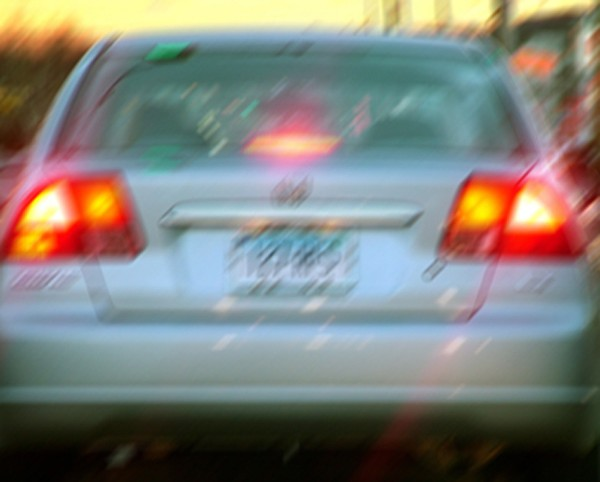
//> input picture Resources/licenseplate_motion.jpg, 600 x 482 px
$ ./main ../../../Resources/licenseplate_motion.jpg   (built with g++ and OpenCV 4)
//> lines starting //> are read from the running program, lines starting //| are printed output that depends on the picture
### Samples/Noise/noise.hpp
/*
 * Image Noise ver 1.0
 *
 * This library is to be used to add specific noise to
 * images in the OpenCv framework.
 *
 * Implementation is only for float numbers,
 * so the images must be rescaled
 *
 * Also it work only with one image plane,
 * so color images must be treated plane by plane
 *
 * Noise generated:
 * - Salt and Pepper
 * - Gaussian
 * - Poisson
 * - Speckle
 *
 * Implementation of the noise functions is the same
 * as in the Matlab function imnoise with minor changes.
 * Read the description of the functions
 * for more information.
 *
 * Created by Vladislav Antonov
 * October 2011
 */

#pragma once

#include <opencv2/core/core.hpp>
#include <opencv2/highgui/highgui.hpp>

/*
 * Gaussian distribution, taken from GSL
 * sigma i the standard deviation
 * mean is zero - add value if required
 */
double gaussian(const double sigma);

/*
 * This function generates
 * Possion distribution,
 * via the Knuth's algorithm
 */
double poisson(const double lambda);

/*
 * Generates salt and pepper noise
 * pr - part of the image to be affected
 */

void SPnoise(cv::Mat &imgc, float pr = 0.05);

/*
 * Adds Gaussian noise with:
 * mean - mean value
 * stdev - standard deviation
 */
void Gnoise(cv::Mat &imgc, float mean = 0, float stdev = 0.01);

/*
 * Adds zero mean Gaussian noise with
 * variance, defined for each pixel by:
 * imgm
 * and mean=0
 */
void LVnoise(cv::Mat &imgc, cv::Mat &imgm);

/*
 * Adds zero mean Gaussian noise with
 * zero mean and variance, defined
 * for each pixel by a function of its intensity.
 *
 * This function should be defined
 * in the code of the program.
 */
void LV1noise(cv::Mat &imgc, float (*ptLV1f)(float));

/*
 * Adds Poisson noise with
 * scaling of pixel values:
 * scl - should be defined
 * to suit user needs
 */
void Pnoise(cv::Mat &imgc, float scl = 255);

/*
 * Generates multiplicative uniform noise
 * with mean=0 and variance:
 * stdev
 * which is applied to image as follows:
 * I=I+I*noise
 */
void SPEnoise(cv::Mat &imgc, float stdev = 0.04);

/*
 * Adds uniform noise, with:
 * v - intensity
 * pr - part of the image to be affected
 */

void Unoise(cv::Mat &imgc, float pr, float v = 1.0);

### Samples/Noise/noise.cpp
#include "noise.hpp"

double gaussian(const double sigma) {
  double x, y, r2;
  do {
    /* choose x,y in uniform square (-1,-1) to (+1,+1) */
    x = rand();
    y = rand();
    x /= RAND_MAX;
    y /= RAND_MAX;
    x = -1.0 + 2.0 * x;
    y = -1.0 + 2.0 * x;

    /* see if it is in the unit circle */
    r2 = x * x + y * y;
  } while (r2 > 1.0 || r2 == 0);

  /* Box-Muller transform */
  return sigma * y * sqrt(-2.0 * log(r2) / r2);
}

// [16 lines left out: function poisson, not called in this run]

void SPnoise(cv::Mat &imgc, float pr) {
  int row, col;   // row and column
  float rn, rn1;  // for random generator

  srand(time(0));  // initialize random number generator

  for (int row = 0; row < imgc.rows; row++) {
    for (int col = 1; col < imgc.cols; col++) {
      rn = rand();
      rn /= RAND_MAX;
      rn1 = rand();
      rn1 /= RAND_MAX;
      if (rn < pr)
        if (rn1 < 0.5) {
          ((float *)(imgc.data + row * imgc.step))[col] = 0.0;
        } else {
          ((float *)(imgc.data + row * imgc.step))[col] = 1.0;
        }
    }
  }
}

void Gnoise(cv::Mat &imgc, float mean, float stdev) {
  int row, col;  // row and column

  srand(time(0));  // initialize random number generator

  for (int row = 0; row < imgc.rows; row++) {
    for (int col = 1; col < imgc.cols; col++) {
      ((float *)(imgc.data + row * imgc.step))[col] += gaussian(stdev) + mean;
    }
  }
}

// [42 lines left out: functions LVnoise, LV1noise, Pnoise, not called in this run]

void SPEnoise(cv::Mat &imgc, float stdev) {
  int row, col;  // row and column
  float rn;      // for random generator

  srand(time(0));  // initialize random number generator

  for (int row = 0; row < imgc.rows; row++) {
    for (int col = 1; col < imgc.cols; col++) {
      rn = rand();
      rn /= RAND_MAX;
      ((float *)(imgc.data + row * imgc.step))[col] +=
          rn * stdev * ((float *)(imgc.data + row * imgc.step))[col];
    }
  }
}

void Unoise(cv::Mat &imgc, float pr, float v) {
  int row, col;   // row and column
  float rn, rn1;  // for the random generator

  srand(time(0));  // initialize random number generator

  for (int row = 0; row < imgc.rows; row++) {
    for (int col = 1; col < imgc.cols; col++) {
      rn = rand();
      rn /= RAND_MAX;
      rn1 = rand();
      rn1 /= RAND_MAX;
      if (rn < pr) {
        ((float *)(imgc.data + row * imgc.step))[col] += rn1 * v;
      }
    }
  }
}

### Samples/Noise/rlnoise1/main.cpp
/*
 * Simple program to create
 * space variant motion blurr
 * Richardson Lucy algorithm
 * with partial sums
 * and noise is added
 * various regularization techniques
 * are tested and presented
 */

#include <iostream>
#include <opencv2/core/core.hpp>
#include <opencv2/core/mat.hpp>
#include <opencv2/highgui/highgui.hpp>
#include <opencv2/imgproc/imgproc.hpp>

#include "noise.hpp"

using namespace std;

// parameters of the noise
//  Gaussian: st. dev., mean; Uniform noise deviation; Salt'n'Pepper part;
//  Poisson noise coefficient; Specle noise coefficient
int pos_n1 = 0, pos_n2 = 0, pos_n3 = 0, pos_n4 = 0, pos_n5 = 0, pos_n6 = 0;

// [19 lines left out: function Ximgset, not called in this run]

void FGet2D(const cv::Mat &Y, int k, int i, float *re, float *im) {
  int x, y;                       // pixel coordinates of Re Y(i,k).
  float *Yptr = (float *)Y.data;  // pointer to Re Y(i,k)
  int stride = Y.step / sizeof(float);

  if (k == 0 || k * 2 == Y.cols) {
    x = (k == 0 ? 0 : Y.cols - 1);
    if (i == 0 || i * 2 == Y.rows) {
      y = i == 0 ? 0 : Y.rows - 1;
      *re = Yptr[y * stride + x];
      *im = 0;
    } else if (i * 2 < Y.rows) {
      y = i * 2 - 1;
      *re = Yptr[y * stride + x];
      *im = Yptr[(y + 1) * stride + x];
    } else {
      y = (Y.rows - i) * 2 - 1;
      *re = Yptr[y * stride + x];
      *im = Yptr[(y + 1) * stride + x];
    }
  } else if (k * 2 < Y.cols) {
    x = k * 2 - 1;
    y = i;
    *re = Yptr[y * stride + x];
    *im = Yptr[y * stride + x + 1];
  } else {
    x = (Y.cols - k) * 2 - 1;
    y = i;
    *re = Yptr[y * stride + x];
    *im = Yptr[y * stride + x + 1];
  }
}

void FSet2D(cv::Mat &Y, int k, int i, float *re, float *im) {
  int x, y;                       // pixel coordinates of Re Y(i,k).
  float *Yptr = (float *)Y.data;  // pointer to Re Y(i,k)
  int stride = Y.step / sizeof(float);

  if (k == 0 || k * 2 == Y.cols) {
    x = k == 0 ? 0 : Y.cols - 1;
    if (i == 0 || i * 2 == Y.rows) {
      y = i == 0 ? 0 : Y.rows - 1;
      Yptr[y * stride + x] = *re;
    } else if (i * 2 < Y.rows) {
      y = i * 2 - 1;
      Yptr[y * stride + x] = *re;
      Yptr[(y + 1) * stride + x] = *im;
    } else {
      y = (Y.rows - i) * 2 - 1;
      Yptr[y * stride + x] = *re;
      Yptr[(y + 1) * stride + x] = *im;
    }
  } else if (k * 2 < Y.cols) {
    x = k * 2 - 1;
    y = i;
    Yptr[y * stride + x] = *re;
    Yptr[y * stride + x + 1] = *im;
  } else {
    x = (Y.cols - k) * 2 - 1;
    y = i;
    Yptr[y * stride + x] = *re;
    Yptr[y * stride + x + 1] = *im;
  }
}

void ksetMoveXY(cv::Mat &kernel, int x, int y, int x0 = 0, int y0 = 0) {
  cv::Scalar ksum;

  kernel = 0;
  cv::line(kernel, cv::Point(x0 + kernel.cols / 2, y0 + kernel.rows / 2),
           cv::Point(x + kernel.cols / 2, y + kernel.rows / 2), cv::Scalar(1.0),
           1, cv::LINE_AA);
  ksum = cv::sum(kernel);
  kernel = kernel / ksum.val[0];
}

/*
 * Function which introduces
 * blurring kernel on image
 * with periodic boundary conditions
 * kernel is spatially dependent
 */

void BlurrPBCsv(cv::Mat &imga, cv::Mat &imgb, cv::Mat &imgc, int fl = 0) {
  float s1, s2, s3;
  int i, j;

  for (int row = 0; row < imga.rows; row++) {
    // here the kernel is changed
    imgb = 0;
    if (fl == 0)
      ksetMoveXY(imgb, 5.0, 5.0);
    else
      ksetMoveXY(imgb, -5.0, -5.0);

    for (int col = 0; col < imga.cols; col++) {
      s2 = 0;

      for (int row1 = 0; row1 < imgb.rows; row1++) {
        for (int col1 = 0; col1 < imgb.cols; col1++) {
          s1 = ((float *)(imgb.data + row1 * imgb.step))[col1];

          if ((row - row1 + imgb.rows / 2) >= 0) {
            if ((row - row1 + imgb.rows / 2) < (imga.rows)) {
              i = row - row1 + imgb.rows / 2;
            } else {
              i = row - row1 + imgb.rows / 2 - imga.rows + 1;
            }

          } else {
            i = (row - row1 + imgb.rows / 2) + imga.rows - 1;
          }

          if ((col - col1 + imgb.cols / 2) >= 0) {
            if ((col - col1 + imgb.cols / 2) < (imga.cols)) {
              j = col - col1 + imgb.cols / 2;
            } else {
              j = col - col1 + imgb.cols / 2 - imga.cols + 1;
            }

          } else {
            j = (col - col1 + imgb.cols / 2) + imga.cols - 1;
          }

          s3 = ((float *)(imga.data + i * imga.step))[j] * s1;
          s2 += s3;
        }
      }
      ((float *)(imgc.data + row * imgc.step))[col] = s2;
    }
  }
}

/*
 * Total variation calculation
 */

// [41 lines left out: function TotVar, not called in this run]

/*
 * Gradient norm calculation
 */

// [41 lines left out: function GradNorm, not called in this run]

/*
 * Gradient norm calculation
 */

// [41 lines left out: function HLNorm, not called in this run]

/*
 * Function to calculate
 * the standard deviation
 * of the noise
 */

float NoiseDev(const cv::Mat &imga) {
  cv::Mat imgd = cv::Mat(cv::Size(imga.cols, imga.rows), CV_32FC1);
  float re, im, shar, sum;

  shar = 0.8;
  sum = 0.0;
  imgd = imga / 255.0;
  cv::dft(imgd, imgd);
  for (int row = int(shar * imgd.rows / 2); row < (imgd.rows / 2) - 1; row++) {
    for (int col = int(shar * imgd.cols / 2); col < (imgd.cols / 2) - 1;
         col++) {
      FGet2D(imgd, col, row, &re, &im);
      sum += sqrt(re * re + im * im);
    }
  }
  sum /= ((imgd.rows / 2) - int(shar * imgd.rows / 2)) *
         ((imgd.cols / 2) - int(shar * imgd.cols / 2)) *
         sqrt((imgd.rows) * (imgd.cols));
  return (sum);
}

/*
 * Function to calculate
 * the norm of the noise
 */

float NoiseDevN(const cv::Mat &imga) {
  cv::Mat imgd = cv::Mat(cv::Size(imga.cols, imga.rows), CV_32FC1);
  float re, im, shar, sum;

  shar = 0.8;
  sum = 0.0;
  re = 0;
  im = 0;
  imgd = imga / 255.0;
  cv::dft(imgd, imgd);
  for (int row = 0; row < int(shar * imgd.rows / 2); row++) {
    for (int col = 0; col < int(shar * imgd.cols / 2); col++) {
      FSet2D(imgd, col, row, &re, &im);
    }
  }
  cv::dft(imgd, imgd, cv::DFT_INVERSE | cv::DFT_SCALE);
  sum = cv::norm(imgd, cv::NORM_L2);
  return (sum);
}

// initial declaration of trackbar reading function
void GetNois(int pos, void *);

int main(int argc, char *argv[]) {
  cv::Mat img, imgi, img1, img2, img3, img4, img5,
      imgl;  // initial, blurred, kernel, deblurred and noise image, laplace
  cv::Mat imgr1, imgr2, imgr3, imgr4,
      imgr5;  // regularized images: |x|, |grad x|, |Lapl x|, |HLapl x|, TV(x)
  int m = 320, n = 240, ksize;  // image dimensions (QVGA), kernel size
  cv::Mat kernel;               // kernel for blurring
  int it;                       // iteration counter
  const int x1 = 5, y1 = 5;     // Define vector of motion blurr             //
                                // Define vector of motion blurr
  float norm, norm1, norm2, oldnorm, delt;  // norm of the images
  float lambda, gi, step;                   // regularization parameters

  // creates initial image
  if ((argc == 2) &&
      (!(imgi = cv::imread(argv[1], cv::IMREAD_GRAYSCALE)).empty())) {
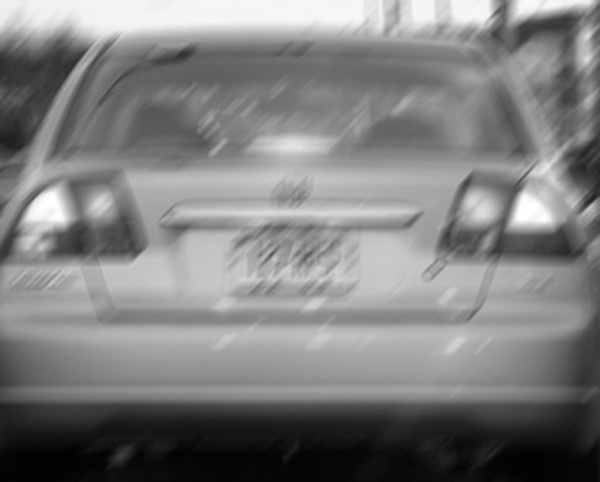
//> imgi: 482 rows x 600 cols, CV_8UC1; min 0, max 255, mean 126.2
    img = cv::Mat(cv::Size(imgi.cols, imgi.rows), CV_32FC1);
    imgi.convertTo(img, CV_32F);
    img = img / 255.0;
  } else {
    img = cv::Mat(cv::Size(m, n), CV_32FC1);
    Ximgset(img);
  }

  img1 = img.clone();
  imgl = img.clone();  // Laplacian image

  cout << "Initial Image Noise Deviation= " << NoiseDev(img) << '\n';
//> the loop in NoiseDev, `for (int row = int(shar * imgd.rows / 2); row < (imgd.rows / 2) - 1; r..` made 48 passes
//> (re, im, sum) on passes 1 to 12: (-0.000869, 1.97e-05, 0.138), (0.000331, -0.00111, 0.285), (0.00161, 0.000332, 0.41), (-0.000454, 0.000815, 0.534), (-0.000146, 0.000294, 0.67), (-0.00041, -0.000769, 0.805), (-5.18e-05, 0.00125, 0.94), (-0.00126, -0.000443, 1.07), (0.0022, 0.00208, 1.21), (0.000372, -0.00309, 1.35), (-0.00243, 0.00189, 1.48), (0.000558, 0.000234, 1.61)
//> after the loop in NoiseDev, `for (int row = int(shar * imgd.rows / 2); row < (imgd.rows / 2) - 1; r..`: re = 1e-05; im = -0.00125; sum = 6.29
//> in NoiseDev, `sum /= ((imgd.rows / 2) - int(shar * imgd.rows / 2)) * ((imgd.cols / 2..`: sum = 3.98e-06
//| Initial Image Noise Deviation= 3.98099e-06
  cout << "Initial Image Noise Norm= " << NoiseDevN(img) << "\n\n";
//> in NoiseDevN, `cv::dft(imgd, imgd, cv::DFT_INVERSE | cv::DFT_SCALE);`:
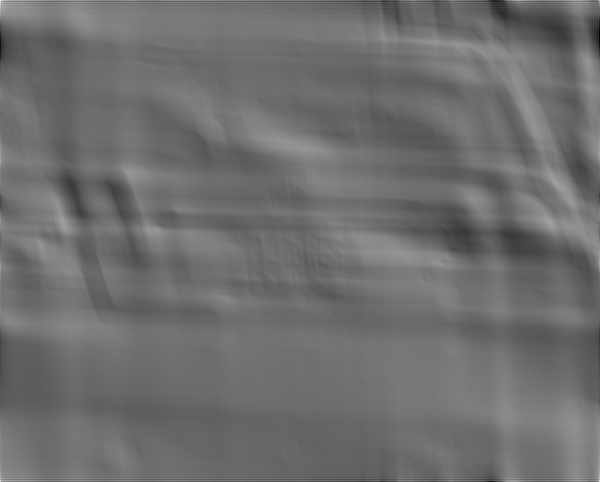
//> imgd: 482 rows x 600 cols, CV_32FC1; min -0.00189, max 0.00247, mean 0; drawn with min black and max white
//> in NoiseDevN, `sum = cv::norm(imgd, cv::NORM_L2);`: sum = 0.123
//| Initial Image Noise Norm= 0.122973

  // createst simple kernel for motion
  ksize = max(abs(x1), abs(y1));

  // creates blurring kernel
  kernel = cv::Mat(cv::Size(2 * ksize + 1, 2 * ksize + 1), CV_32FC1);

  // motion blurr
  // ksetMoveXY(kernel,x1,y1);

  // direct blurring via kernel
  BlurrPBCsv(img, kernel, img1);
//> the loop in BlurrPBCsv, `for (int row = 0; row < imga.rows; row++)` made 482 passes
//> (s2, i, s3) on passes 1 to 3: (0.119, 476, 0.00458), (0.201, 477, 0.00458), (0.287, 478, 0.00458)
//> after the loop in BlurrPBCsv, `for (int row = 0; row < imga.rows; row++)`: s2 = 0.0392; s1 = 0.167; i = 476; j = 594; s3 = 0.00458
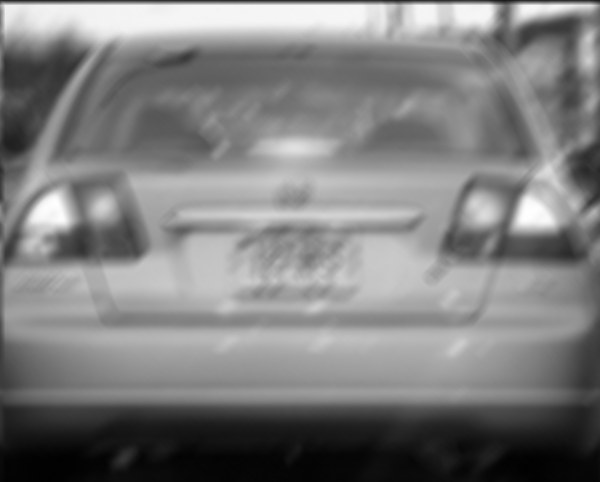
//> img1: 482 rows x 600 cols, CV_32FC1; min 0.00523, max 1, mean 0.495

  cout << "Blurred Image Noise Deviation= " << NoiseDev(img1) << '\n';
//> the loop in NoiseDev (call 2), `for (int row = int(shar * imgd.rows / 2); row < (imgd.rows / 2) - 1; r..` made 48 passes
//> (re, im, sum) on passes 1 to 12: (-0.000231, -0.000363, 0.0271), (0.000481, 0.000231, 0.0559), (-0.000398, 0.000843, 0.0808), (-0.000687, -0.000175, 0.112), (-8.13e-05, -3.48e-05, 0.142), (0.000589, -0.000189, 0.171), (-0.000824, 4.91e-05, 0.202), (9.29e-05, -0.000702, 0.234), (-0.000984, 0.00164, 0.27), (0.00209, -0.000272, 0.311), (-0.00158, -0.00119, 0.352), (-0.000105, 0.000706, 0.39)
//| Blurred Image Noise Deviation= 1.90269e-06
  cout << "Blurred Image Noise Norm= " << NoiseDevN(img1) << "\n\n";
//> in NoiseDevN (call 2), `cv::dft(imgd, imgd, cv::DFT_INVERSE | cv::DFT_SCALE);`:
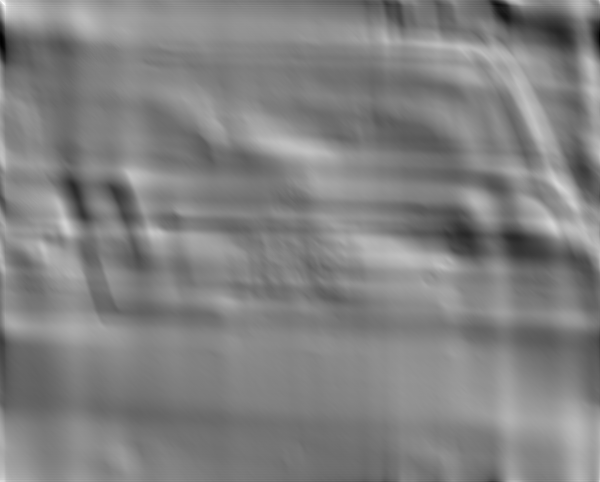
//> imgd: 482 rows x 600 cols, CV_32FC1; min -0.00129, max 0.00125, mean 1.29e-14; drawn with min black and max white
//| Blurred Image Noise Norm= 0.119649

  // displays image
  cv::namedWindow("Initial", cv::WINDOW_AUTOSIZE);
  cv::imshow("Initial", img);
  cv::namedWindow("Blurred", cv::WINDOW_AUTOSIZE);

  cv::namedWindow("Motion Blurr", cv::WINDOW_NORMAL);
  cv::resizeWindow("Motion Blurr", 600, 1);
  cv::createTrackbar("Gaussian noise dev., % ", "Motion Blurr", &pos_n1, 100,
                     GetNois);
  cv::createTrackbar("Gaussian noise mean, % ", "Motion Blurr", &pos_n2, 100,
                     GetNois);
  cv::createTrackbar("Uniform noise dev, % ", "Motion Blurr", &pos_n3, 100,
                     GetNois);
  cv::createTrackbar("Bad Pixels, o/oo ", "Motion Blurr", &pos_n4, 100,
                     GetNois);
  cv::createTrackbar("Poisson noise coeff.", "Motion Blurr", &pos_n5, 500,
                     GetNois);
  cv::createTrackbar("Speckle noise coeff.", "Motion Blurr", &pos_n6, 100,
                     GetNois);

  // sets the noise
  do {
    img1.copyTo(imgl);
    Gnoise(imgl, pos_n2 / 100.0, pos_n1 / 100.0);
    Unoise(imgl, pos_n3 / 100.0, 1.0);
    SPnoise(imgl, pos_n4 / 2000.0);
    if (pos_n5 != 0) Pnoise(imgl, pos_n5);
    SPEnoise(imgl, pos_n6 / 100.0);
    cv::imshow("Blurred", imgl);

    char c = cv::waitKey(10);
//> the Esc key is pressed
    if (c == 27) break;  // press Enter to continue
  } while (1);

  cout << "Blurred Noised Image Noise Deviation= " << NoiseDev(img1) << '\n';
//| Blurred Noised Image Noise Deviation= 1.90269e-06
  cout << "Blurred Noised Image Noise Norm= " << NoiseDevN(img1) << "\n\n";
//| Blurred Noised Image Noise Norm= 0.119649

  imgl.copyTo(img1);

  // initial parameter of the norm
  gi = 2 * cv::norm(img1, cv::NORM_L2);

  // displays image
  cv::imshow("Blurred", img1);
  cv::namedWindow("Deblurred", cv::WINDOW_AUTOSIZE);

  // work images declaration
  img2 = img1.clone();  // old image
  img3 = img1.clone();  // new image
  img4 = img1.clone();  // blurred old image
  img5 = img1.clone();

  BlurrPBCsv(img2, kernel, img4);
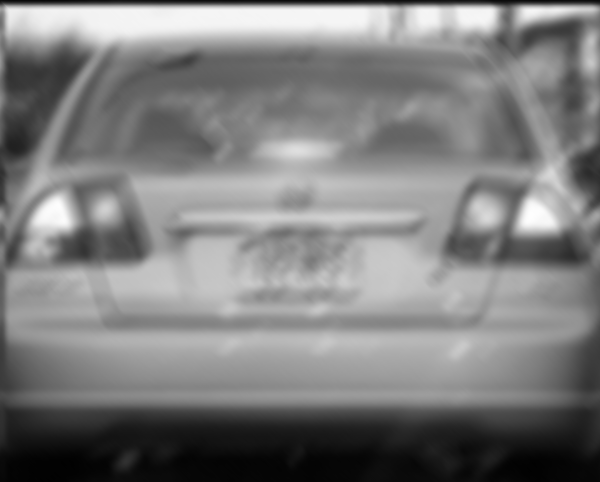
//> img4: 482 rows x 600 cols, CV_32FC1; min 0.00632, max 0.999, mean 0.495
  norm2 = cv::norm(img2, cv::NORM_L2);
  cv::subtract(img4, img1, img5);
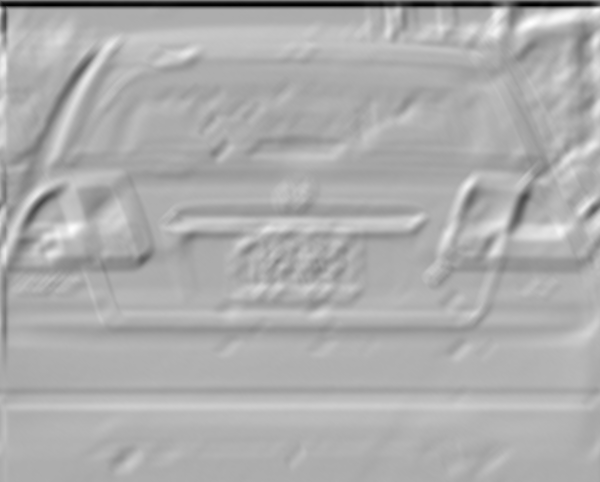
//> img5: 482 rows x 600 cols, CV_32FC1; min -0.398, max 0.188, mean 3.59e-05; drawn with min black and max white
  norm1 = cv::norm(img5, cv::NORM_L2);
  lambda = norm1 / (gi - norm2);
  cout << "\n |x| norm regularization:\n";
  cout << "Initial lambda= " << lambda << '\n';
//| Initial lambda= 0.0911691
  oldnorm = norm1 + lambda * norm2 + 1;

  // Richardson-Lucy starts here
  it = 0;
  step = 1.0;
  do {
    do {
      // Mk=H*Ik
      BlurrPBCsv(img2, kernel, img4);

      // norm calculation
      norm2 = cv::norm(img2, cv::NORM_L2);
      cv::subtract(img4, img1, img5);  // r=Ax-b
      norm1 = cv::norm(img5, cv::NORM_L2);
      lambda = norm1 / (gi - norm2);

      // D/Mk
      cv::divide(img1, img4, img4);
      // Ht*(D/Mk)
      BlurrPBCsv(img4, kernel, img5, 1);
      // pixel by pixel multiply
      cv::multiply(img5, img2, img3);

      // additional part to add coefficient
      cv::subtract(img3, img2, img3);
      cv::addWeighted(img2, 1.0, img3, step, 0.0, img3);

      norm = norm1 + lambda * norm2;
      delt = oldnorm - norm;

      cv::imshow("Deblurred", img2);
      cv::waitKey(10);

      if ((delt < 0)) {
        step /= 2;
      } else
        step *= 1.1;
    } while (((delt < 0)) && (step != 0));

    oldnorm = norm;

    img2 = img3.clone();

    cv::imshow("Deblurred", img3);
    char c = cv::waitKey(10);

    if (c == 27) break;

    it++;
//> (the run ends here: the time limit is reached, at `ksetMoveXY(imgb, -5.0, -5.0);`)
